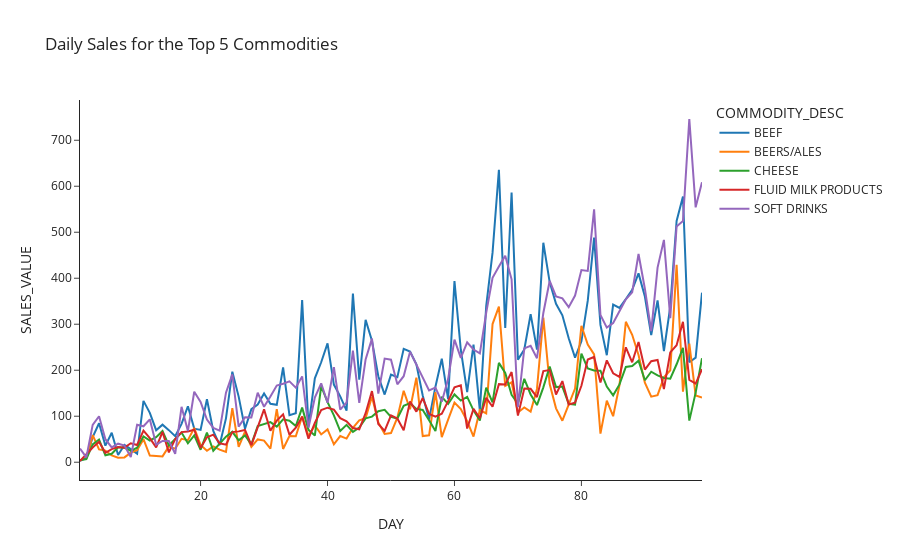

The cell this chart's notebook holds for it:
### Markdown cell above
### Chart 3: Line Charts, Daily Sales for the Top 5 Commodities

### Code cell
# Prepare dataset
list_top5_sales = df_top5['COMMODITY_DESC']

daily_sales_top5 = daily_sales[daily_sales['COMMODITY_DESC'] \
                               .isin(list_top5_sales)] \
                                [['COMMODITY_DESC', 'SALES_VALUE', 'DAY']] \
                               .groupby(['COMMODITY_DESC','DAY']).sum().reset_index()

fig = px.line(daily_sales_top5, 
              x = daily_sales_top5.DAY, 
              y = daily_sales_top5.SALES_VALUE,
             color = daily_sales_top5.COMMODITY_DESC,
             title = 'Daily Sales for the Top 5 Commodities',
             template = 'simple_white')

fig.show()
